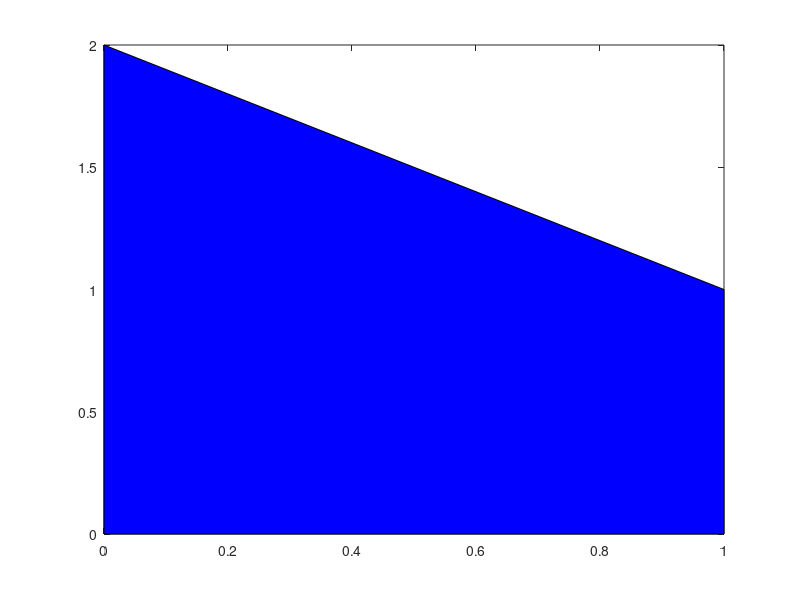

Recreate this plot in MATLAB. (Note: this script raises an error after producing the figure.)
disp("Start laboratory")
function y = simpson(f, a, b, n)
    h=(b-a)/n;
    x=a:h:b;
    y= h ./ 6 .* ( f(a) + f(b) + ...
      4 .* sum(f((x(2:n + 1) + x(1:n)) ./ 2)) + ...
      2 .* sum(f(x(2:n))));
end                

givenFunction = @(x) 2./(1+x.^2);
trapeziumFormula = @(a,b) (b-a)/2*(givenFunction(a)+givenFunction(b));

disp("\nResults for 1.a")
functionIntegral = integral(givenFunction,0,1)
trapeziumIntegral = trapeziumFormula(0,1)

disp("\nResults for b (look at graph):")
fill([0,0,1,1],[0,givenFunction(0),givenFunction(1),0],'b');

simpsonResult = simpson(givenFunction, 0, 1, 1);
printf("Results for c: Simpson approx is %d\n", simpsonResult)

disp("\nStart problem 2: ")
a = 1.4;
b = 2;
c = 1;
d = 1.5;

f = @(x,y) log(x + 2.*y);
res = (b - a) * ( d - c ) / 16 * ...
    ( f(a, c) + f(a, d) + f(b, c) + f(b, d) + ...
      2 * f((a + b) / 2, c) + ...
      2 * f((a + b) / 2, d) + 2 * f(a,(c + d) / 2) + ...
      2 * f(b, (c + d) / 2) + ...
      4 * f((a + b) / 2, (c + d) / 2));
printf("\nTrapezium formula for double integrals: %f\n", res)



disp("\nStart problem 3: ")
function res = repeatedTrapezium(a, b, f, n)
  h = (b-a)/n;
  i = a:h:b;
  res = h / 2 * (f( i(1)) + 2 * sum(f(i(2:end - 1))) + f(i(end)));
end

r = 110;
p = 75;
a = 0;
b = 2*pi;

f = @(x) sqrt(1-(p/r)^2*sin(x));

n1 = 2
n2 = 3
printf("\nPicked values %d and %d\n", n1,n2)

disp("Results: ")
firstTrapez = repeatedTrapezium(a,b,f,n1);
h1 = 60*r/(r*r - p*p) * firstTrapez

secondTrapez = repeatedTrapezium(a,b,f,n2);
h2 = 60*r/(r*r - p*p) * secondTrapez

disp("\nStart problem 4: ")
a=1; b = 2;
f = @(x) x .* log(x);
n = 1;
true_value = 0.636294368858383;
error = 0.0007;
printf("Error is %f\n", error);

while abs(repeated_trapezium(a, b, f, n) - true_value) > error
  n = n + 1;
end

printf("Minimum value of n is %d and the approximation is: %d\n", n, repeated_trapezium(a, b, f, n));                                            

disp("\nStart problem 5: ")
a = 0; b = pi;
f = @(x) 1 ./ (4+sin(20 .*x));
n1 = 10; n2 = 30;

r1 = simpson(f, a, b, n1);
r2 = simpson(f, a, b, n2);

printf("For n=%d, approximation of f is %d\n", n1, r1);
printf("For n=%d, approximation of f is %d\n", n2, r2);

disp("Start problem 6: ")
val = erf(0.5);
a = 0; b = 0.5;
f = @(x) e .^ (-x .^2);

n1 = 4;
approx1 = 2/sqrt(pi)*simpson(f, a, b, n1);
error1 = abs(approx1 - val);
printf("For n1=%d, the error is %d\n", n1, error1);

n2 = 10;
approx2 = 2/sqrt(pi)*simpson(f, a, b, n2);
error2 = abs(approx2 - val);
printf("For n2=%d, the error is %d\n", n2, error2);